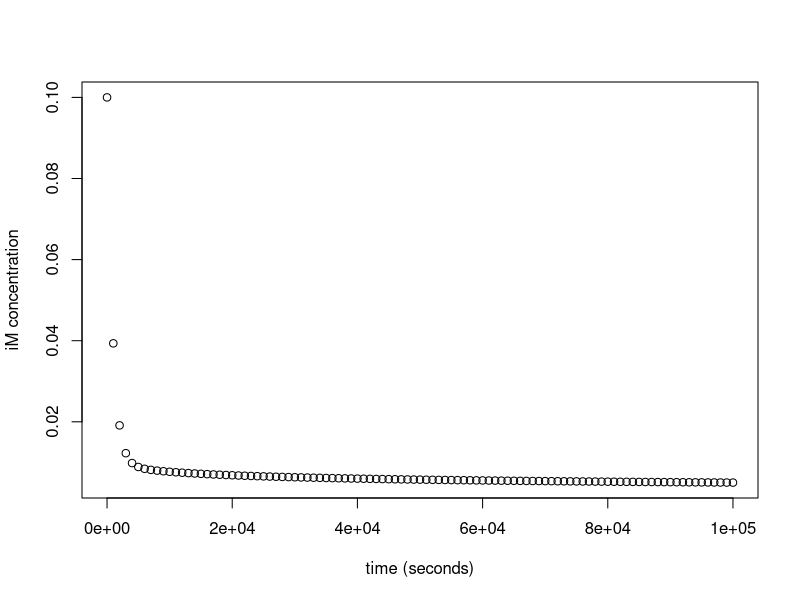
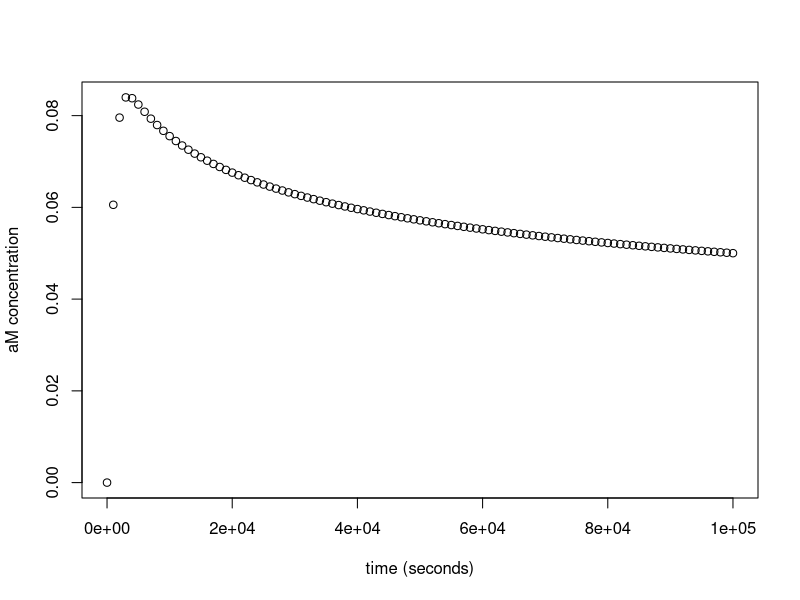
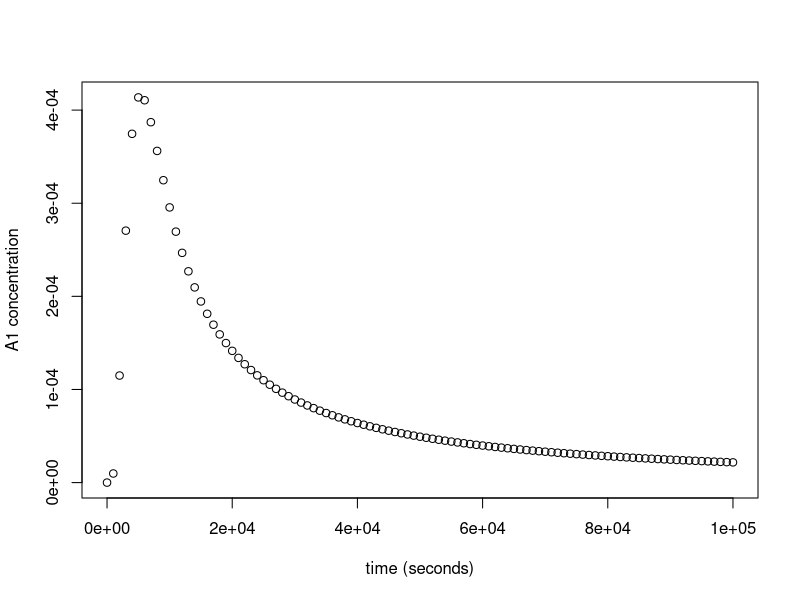
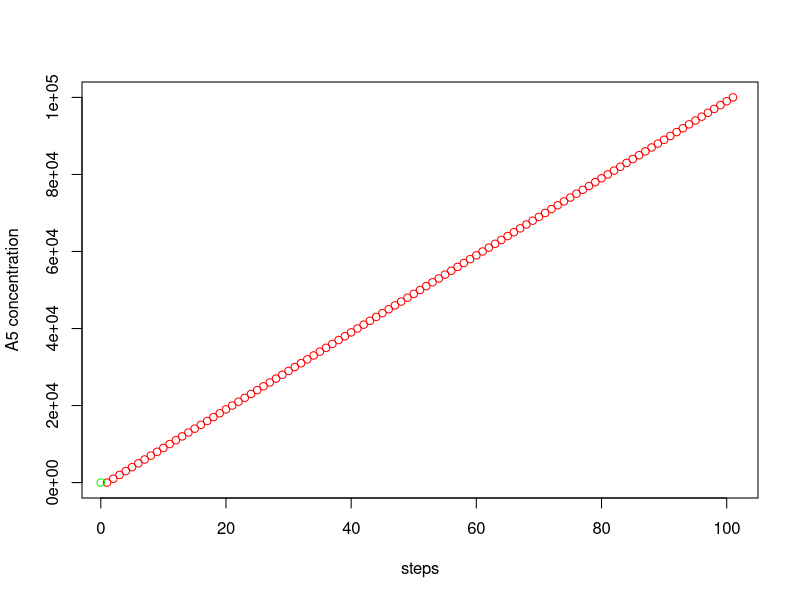

These figures' R source, in order:
points = read.csv("output.csv", header=FALSE)
x_s = points$V1
png("iM.png")
plot(x_s, points$V2, xlab = "time (seconds)", ylab="iM concentration")
dev.off()
png("aM.png")
plot(x_s, points$V3, xlab = "time (seconds)", ylab="aM concentration")
dev.off()
png("A1.png")
plot(x_s, points$V4, xlab = "time (seconds)", ylab="A1 concentration")
dev.off()
png("monomers.png")
plot(x_s, points$V7, xlab = "steps", ylab="A5 concentration", col="red")
points(x_s, points$V3, xlab= "time (seconds)", col="green")
dev.off()
